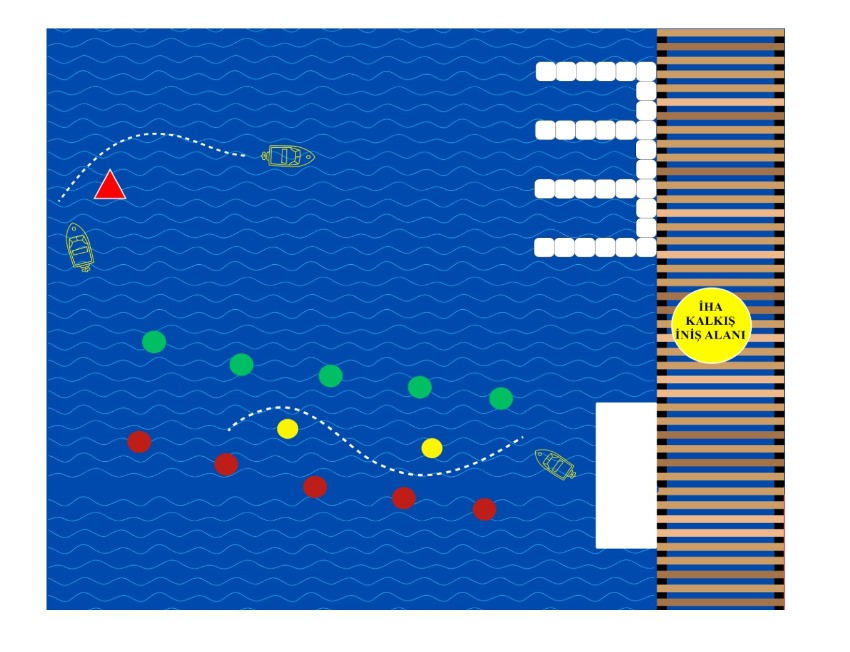
#> input picture UnmannedMarineVehicle/BoatControl-DroneCamera/DroneView.jpg, 850 x 652 px, given in place of the camera
$ python dedect_digit.py
#> lines starting #> are read from the running program, lines starting #| are printed output that depends on the picture
#> in main, frame is the input picture: shape (652, 850, 3); mean B, G, R 186.4, 130.2, 86.3
import cv2
import pytesseract

# Tesseract'a giden yolu belirt
pytesseract.pytesseract.tesseract_cmd = r'C:\Program Files\Tesseract-OCR\tesseract.exe'

def dedect_digit(ret, frame):
    # Görüntünün genişliğini ve yüksekliğini al
#> called with ret = True
    if not ret:
        print("Görüntü okunamadı.")
        return

    yukseklik, genislik = frame.shape[:2]
#> yukseklik = 652; genislik = 850

    # Sağdan ve soldan %15 oranında kesme
    sol_kesim = int(genislik * 0.07)
#> sol_kesim = 59
    sag_kesim = int(genislik * 0.92)
#> sag_kesim = 782

    # Görüntüyü kırp
    kirpilmis_goruntu = frame[:, sol_kesim:sag_kesim]
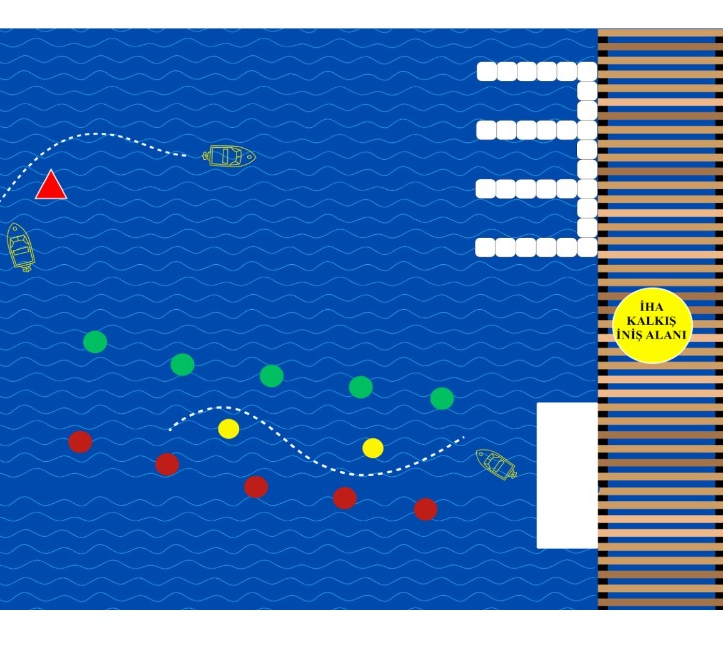
#> kirpilmis_goruntu: shape (652, 723, 3); mean B, G, R 176.4, 111.6, 61.1

    # Görüntüyü griye çevir
    gri = cv2.cvtColor(kirpilmis_goruntu, cv2.COLOR_BGR2GRAY)
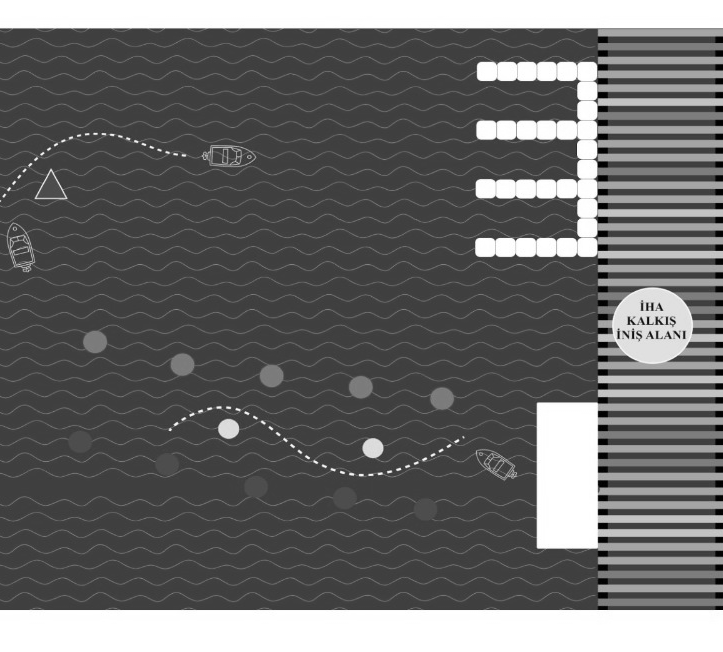
#> gri: shape (652, 723); min 0, max 255, mean 103.9

    # Gürültüyü azaltmak için bulanıklaştırma
    gri = cv2.medianBlur(gri, 5)

    # Tesseract ile OCR yaparak verileri elde et
    custom_config = r'--oem 3 --psm 6 -l eng -c tessedit_char_whitelist=123'
    veri = pytesseract.image_to_data(gri, config=custom_config, output_type=pytesseract.Output.DICT)

    # Rakamlar için ayrı listeler
    birler = []
    ikiler = []
    ucler = []

    # Veriler arasında gezinerek sayıları ve konumlarını al
    for i in range(len(veri['text'])):
        if veri['text'][i] in ['1', '2', '3']:
            x = veri['left'][i] + sol_kesim  # Kırpılmış görüntüdeki x koordinatını orijinal görüntüye göre ayarla
            y = veri['top'][i]
            if veri['text'][i] == '1':
                birler.append((x, y))
            elif veri['text'][i] == '2':
                ikiler.append((x, y))
            elif veri['text'][i] == '3':
                ucler.append((x, y))

    # Konumları string olarak döndür
    konumlar_sözlüğü = {
        '1': [f"({x}, {y})" for (x, y) in birler],
        '2': [f"({x}, {y})" for (x, y) in ikiler],
        '3': [f"({x}, {y})" for (x, y) in ucler]
    }

    return konumlar_sözlüğü

def main():
    cap = cv2.VideoCapture(0)

    # Kameranın açılabilirliğini kontrol et
    if not cap.isOpened():
        print("Kamera açılamadı.")
        return

    while True:
        ret, frame = cap.read()
        if not ret:
            print("Görüntü okunamadı.")
            break

        # Görüntüdeki 1, 2 ve 3 rakamlarını ve konumlarını oku
        konumlar_sözlüğü = dedect_digit(ret, frame)

        # Tespit edilen rakamların etrafına dikdörtgen çiz ve rakamı ekrana yazdır
        for rakam, konumlar in konumlar_sözlüğü.items():
            for konum in konumlar:
                x, y = map(int, konum.strip('()').split(', '))
                cv2.rectangle(frame, (x, y), (x + 10, y + 10), (0, 255, 0), 2)  # Genişlik ve yüksekliği basitçe 10 olarak ayarladık
                cv2.putText(frame, rakam, (x, y - 10), cv2.FONT_HERSHEY_SIMPLEX, 0.9, (0, 255, 0), 2)
                print(f"Rakam: {rakam}, Konum: ({x}, {y})")

        # Pencere boyutlandırılabilir olsun
        cv2.namedWindow('Kamera', cv2.WINDOW_NORMAL)
        cv2.imshow('Kamera', frame)

        # Çıkmak için 'q' tuşuna basın
        if cv2.waitKey(10) & 0xFF == ord('q'):  # 10ms gecikme eklendi
            break

    # Kaynakları serbest bırak
    cap.release()
    cv2.destroyAllWindows()

if __name__ == '__main__':
    main()
#> (the call stopped at in dedect_digit, `veri = pytesseract.image_to_data(gri, config=custom_config, output_typ..`: pytesseract is not available in this run)
